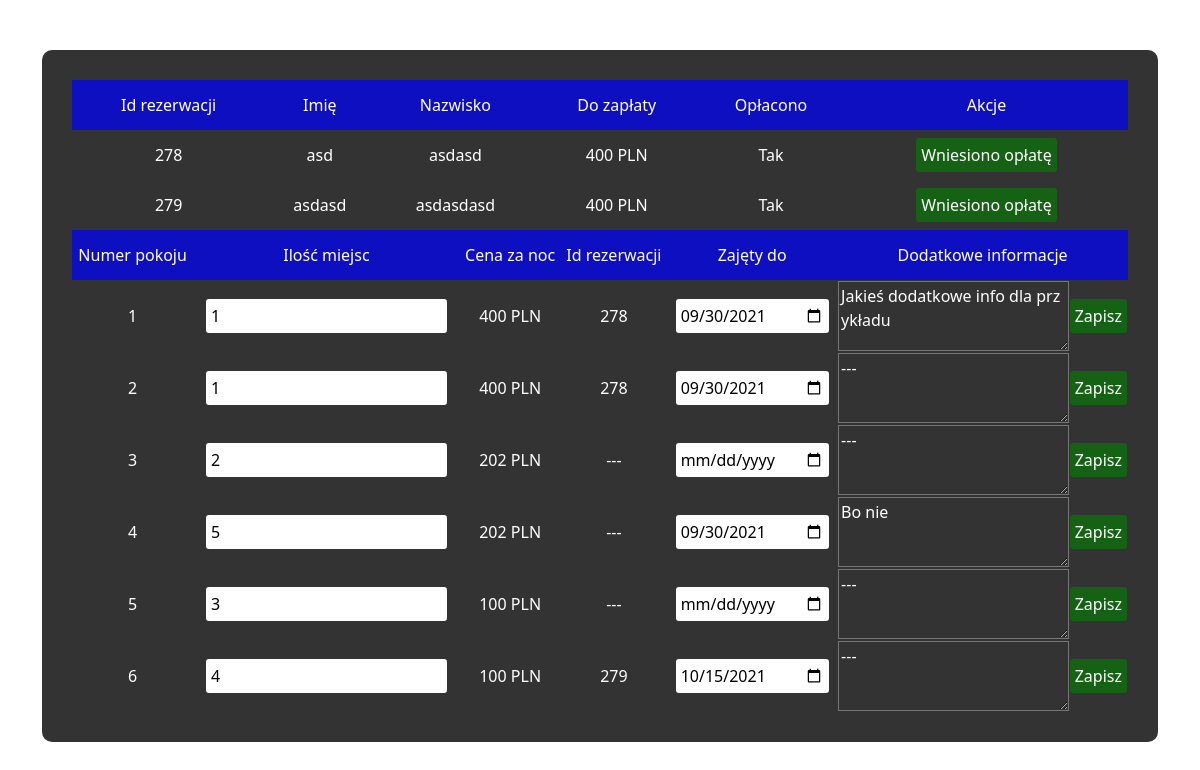
Screenshot of /panel.php (signed in) with the database file from the repository.
### tables this page shows
CREATE TABLE `rezerwacje` (
  `id_r` int(11) NOT NULL,
  `od` date NOT NULL,
  `do` date NOT NULL,
  `oferta` varchar(20) NOT NULL,
  `ile_osob` int(1) NOT NULL,
  `id` int(11) NOT NULL,
  `do_zaplaty` int(11) DEFAULT NULL,
  `czy_oplacono` tinyint(1) NOT NULL,
  `imie` varchar(12) NOT NULL,
  `nazwisko` varchar(20) NOT NULL
);

CREATE TABLE `pokoje` (
  `nr_pokoju` int(11) NOT NULL,
  `ilosc_miejsc` int(11) NOT NULL,
  `cena_za_noc` int(11) NOT NULL,
  `id_r` int(11) DEFAULT NULL,
  `zajety_do` date DEFAULT NULL,
  `dodatkowe_info` varchar(255) DEFAULT NULL
);

### panel.php (the view, shortened to what this page needs)
<?php
    require_once "polaczenie.php";
	$polaczenie = @new mysqli($host, $db_user, $db_password, $db_name);
?>
<!DOCTYPE html>
<html lang="pl">
<head>
  <link rel="stylesheet" href="styles/main.css?v=<?php echo time(); ?>">
  <link rel="stylesheet" href="styles/panel.css?v=<?php echo time(); ?>">
  <link href="https://cdn.jsdelivr.net/npm/bootstrap@5.1.1/dist/css/bootstrap.min.css" rel="stylesheet">
</head>
<body>
  <nav>
    <button class="hamburger">
      <span class="hamburger__box">
        <span class="hamburger__inner"></span>
      </span>
    </button>
  </nav>
  <div class="container color-white text-center font-size-small">
    <div class="content">
    <table>
    <tr class="naglowek">
    <td>Id rezerwacji</td>
    <td>Imię</td>
    <td>Nazwisko</td>
    <td>Do zapłaty</td>
    <td>Opłacono</td>
    <td>Akcje</td>
    </tr>
    <?php
      $wynik = $polaczenie->query("SELECT * FROM rezerwacje");
      while($wiersz=$wynik->fetch_assoc()){
        $idr = $wiersz['id_r'];
        $do_zaplaty = $wiersz['do_zaplaty'];
        if($wiersz['czy_oplacono']){
          $czy_oplacono = "Tak";
        } else {
          $czy_oplacono = "Nie";
        }
        $imie = $wiersz['imie'];
        $nazwisko = $wiersz['nazwisko'];
        echo '<tr>';
        echo '<td>'.$idr.'</td>';
        echo '<td>'.$imie.'</td>';
        echo '<td>'.$nazwisko.'</td>';
        echo '<td>'.$do_zaplaty.' PLN</td>';
        echo '<td id="'.$wiersz['id_r'].'">'.$czy_oplacono.'</td>';
        echo '<td>
              <form method="POST">
              <button type="submit" name="oplac'.$wiersz['id_r'].'" class="btn-green">Wniesiono opłatę</button>
              </form>
              </td>';
        echo '</tr>';
      }
    ?>
    </table>
    <table>
    <tr class="naglowek">
    <td>Numer pokoju</td>
    <td>Ilość miejsc</td>
    <td>Cena za noc</td>
    <td>Id rezerwacji</td>
    <td>Zajęty do</td>
    <td>Dodatkowe informacje</td>
    </tr>
    <?php
      $wynik = $polaczenie->query("SELECT * FROM pokoje");
      while($wiersz=$wynik->fetch_assoc()){
        $nr_pokoju = $wiersz['nr_pokoju'];
        $ilosc_miejsc = $wiersz['ilosc_miejsc'];
        $cena_za_noc = $wiersz['cena_za_noc'];
        $id_r = $wiersz['id_r'];
        if($id_r == NULL){
          $id_r = "---";
        }
        $zajety_do = $wiersz['zajety_do'];
        if($zajety_do == NULL){
          $zajety_do = "---";
        }
        $dodatkowe_info = $wiersz['dodatkowe_info'];
        if($dodatkowe_info == NULL){
          $dodatkowe_info = "---";
        }
        echo '<tr class="tr-with-borders">';
        echo '<td id="'.$nr_pokoju.'">'.$nr_pokoju.'</td>';
        echo '<form method="POST">';
        echo '<td><input name="nowa_ilosc_miejsc'.$nr_pokoju.'" id="input_nowa_ilosc_miejsc'.$nr_pokoju.'" value="'.$ilosc_miejsc.'"/></td>';
        echo '<td>'.$cena_za_noc.' PLN</td>';
        echo '<td>'.$id_r.'</td>';
        echo '<td><input type="date" name="nowa_data'.$nr_pokoju.'" id="input_nowa_data'.$nr_pokoju.'" value="'.$zajety_do.'"/></td>';
        echo '<td class="add-info"><textarea name="info_do_bazy'.$nr_pokoju.'" id="input_info'.$nr_pokoju.'" value="'.$dodatkowe_info.'">'.$dodatkowe_info.'</textarea>';
        echo '<button class="btn-green" type="submit" name="info'.$nr_pokoju.'">Zapisz</button></td>';
        echo '</form>';
        echo '</tr>';
      }
    ?>
    </table>
    </div>
  </div>
</body>
</html>

### styles/main.css (style rules this page uses)
html { box-sizing: border-box; }
*, *::before, *::after { box-sizing: inherit; }
body { background-color: #171717; padding: 0; margin: 0; background-image: url("../images/zamosc.jpg"); background-size: cover; background-repeat: no-repeat; background-attachment: fixed; }
.hamburger { padding: 10px; display: inline-block; cursor: pointer; background-color: transparent; border: 0; margin: 0; }
.hamburger, .navigation { transition: transform 0.3s 0.1s ease-in-out; z-index: 999; position: fixed; }
.hamburger__box { width: 35px; height: 24px; display: inline-block; position: relative; }
.hamburger__inner { width: 100%; height: 3px; background-color: #ffffff; position: absolute; left: 0; top: 50%; transform: translateY(-50%); transition: background-color 0.1s 0.2s ease-in-out; }
.hamburger__inner::before, .hamburger__inner::after { width: 100%; height: 3px; background-color: #ffffff; position: absolute; content: ""; left: 0; transition: transform 0.2s 0.2s ease-in-out; }
.hamburger__inner::before { top: -10px; }
.hamburger__inner::after { top: 10px; }
button { border: 0; border-radius: 3px !important; cursor: pointer; outline: 0; padding: 5px; }
input { border: 0; border-radius: 3px; outline: 0; padding: 5px; }
.btn-green { background-color: rgba(0, 128, 0, 0.6); color: #fff; }
.color-white { color: #ffffff; }
.text-center { text-align: center; }

### styles/panel.css (style rules this page uses)
.container { width: 100%; padding: 50px 20px 20px; }
.container .content { display: flex; align-items: center; position: relative; flex-direction: column; justify-content: center; background-color: rgba(0, 0, 0, 0.8); border-radius: 10px; padding: 30px; }
.container .content table { width: 100%; border-spacing: 0; }
.container .content table tr { height: 50px; }
.container .content table .naglowek { background-color: rgba(0, 0, 255, 0.7); height: 50px; }
.container .content table .tr-with-borders { border: 2px 0 solid white; }
@media (min-width: 768px) { .container { padding: 50px 100px 20px; } }
@media (min-width: 768px) { .container .add-info { display: flex; justify-content: space-between; align-items: center; } }
@media (min-width: 768px) { .container .add-info textarea { width: 80%; word-wrap: break-word; word-break: break-all; max-width: 300px; height: 70px; max-height: 100px; background: transparent; color: white; } }
@media (min-width: 768px) { .container table { width: 80%; } }

### rows the page displays
rezerwacje: id_r "278", imie "asd", nazwisko "asdasd", do_zaplaty "400", czy_oplacono "Tak"
rezerwacje: id_r "279", imie "asdasd", nazwisko "asdasdasd", do_zaplaty "400", czy_oplacono "Tak"
pokoje: nr_pokoju "1", nr_pokoju+ilosc_miejsc "1", cena_za_noc "400", id_r "278", zajety_do "09/30/2021", nr_pokoju+dodatkowe_info "Jakieś dodatkowe info dla przykładu"
pokoje: nr_pokoju "2", ilosc_miejsc "1", cena_za_noc "400", id_r "278", zajety_do "09/30/2021", nr_pokoju "---"
pokoje: nr_pokoju "3", ilosc_miejsc "2", cena_za_noc "202", id_r "---", nr_pokoju "---"
pokoje: nr_pokoju "4", ilosc_miejsc "5", cena_za_noc "202", id_r "---", zajety_do "09/30/2021", nr_pokoju+dodatkowe_info "Bo nie"
pokoje: nr_pokoju "5", ilosc_miejsc "3", cena_za_noc "100", id_r "---", nr_pokoju "---"
pokoje: nr_pokoju "6", ilosc_miejsc "4", cena_za_noc "100", id_r "279", zajety_do "10/15/2021", nr_pokoju "---"
